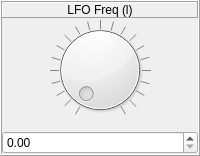
             <widget class="QFrame" name="frame_LFO_Freq">
              <property name="sizePolicy">
               <sizepolicy hsizetype="Preferred" vsizetype="Preferred">
                <horstretch>0</horstretch>
                <verstretch>0</verstretch>
               </sizepolicy>
              </property>
              <property name="minimumSize">
               <size>
                <width>50</width>
                <height>100</height>
               </size>
              </property>
              <property name="frameShape">
               <enum>QFrame::Box</enum>
              </property>
              <property name="frameShadow">
               <enum>QFrame::Raised</enum>
              </property>
              <layout class="QVBoxLayout" name="verticalLayout_18">
               <property name="spacing">
                <number>2</number>
               </property>
               <property name="sizeConstraint">
                <enum>QLayout::SetMaximumSize</enum>
               </property>
               <property name="leftMargin">
                <number>0</number>
               </property>
               <property name="topMargin">
                <number>0</number>
               </property>
               <property name="rightMargin">
                <number>0</number>
               </property>
               <property name="bottomMargin">
                <number>0</number>
               </property>
               <item>
                <widget class="QFrame" name="frame_Label_LFO_Freq">
                 <property name="frameShape">
                  <enum>QFrame::NoFrame</enum>
                 </property>
                 <property name="frameShadow">
                  <enum>QFrame::Raised</enum>
                 </property>
                 <layout class="QVBoxLayout" name="verticalLayout_14">
                  <property name="leftMargin">
                   <number>0</number>
                  </property>
                  <property name="topMargin">
                   <number>0</number>
                  </property>
                  <property name="rightMargin">
                   <number>0</number>
                  </property>
                  <property name="bottomMargin">
                   <number>0</number>
                  </property>
                  <item>
                   <widget class="QLabel" name="label_LFO_Freq">
                    <property name="font">
                     <font>
                      <pointsize>9</pointsize>
                     </font>
                    </property>
                    <property name="frameShape">
                     <enum>QFrame::Panel</enum>
                    </property>
                    <property name="frameShadow">
                     <enum>QFrame::Raised</enum>
                    </property>
                    <property name="text">
                     <string>LFO Freq (l)</string>
                    </property>
                    <property name="alignment">
                     <set>Qt::AlignCenter</set>
                    </property>
                   </widget>
                  </item>
                 </layout>
                </widget>
               </item>
               <item>
                <widget class="QFrame" name="frame_Dial_LFO_Freq">
                 <property name="sizePolicy">
                  <sizepolicy hsizetype="Preferred" vsizetype="Preferred">
                   <horstretch>0</horstretch>
                   <verstretch>0</verstretch>
                  </sizepolicy>
                 </property>
                 <property name="frameShape">
                  <enum>QFrame::NoFrame</enum>
                 </property>
                 <property name="frameShadow">
                  <enum>QFrame::Raised</enum>
                 </property>
                 <layout class="QVBoxLayout" name="verticalLayout_19">
                  <property name="leftMargin">
                   <number>0</number>
                  </property>
                  <property name="topMargin">
                   <number>0</number>
                  </property>
                  <property name="rightMargin">
                   <number>0</number>
                  </property>
                  <item>
                   <widget class="QDial" name="dial_LFO_Freq">
                    <property name="sizePolicy">
                     <sizepolicy hsizetype="Preferred" vsizetype="Preferred">
                      <horstretch>0</horstretch>
                      <verstretch>0</verstretch>
                     </sizepolicy>
                    </property>
                    <property name="cursor">
                     <cursorShape>OpenHandCursor</cursorShape>
                    </property>
                    <property name="minimum">
                     <number>0</number>
                    </property>
                    <property name="maximum">
                     <number>10000</number>
                    </property>
                    <property name="singleStep">
                     <number>1</number>
                    </property>
                    <property name="pageStep">
                     <number>10</number>
                    </property>
                    <property name="value">
                     <number>0</number>
                    </property>
                    <property name="tracking">
                     <bool>true</bool>
                    </property>
                    <property name="orientation">
                     <enum>Qt::Horizontal</enum>
                    </property>
                    <property name="invertedAppearance">
                     <bool>false</bool>
                    </property>
                    <property name="invertedControls">
                     <bool>false</bool>
                    </property>
                    <property name="wrapping">
                     <bool>false</bool>
                    </property>
                    <property name="notchTarget">
                     <double>50.000000000000000</double>
                    </property>
                    <property name="notchesVisible">
                     <bool>true</bool>
                    </property>
                   </widget>
                  </item>
                 </layout>
                </widget>
               </item>
               <item>
                <widget class="QDoubleSpinBox" name="doubleSpinBox_LFO_Freq">
                 <property name="sizePolicy">
                  <sizepolicy hsizetype="Preferred" vsizetype="Preferred">
                   <horstretch>0</horstretch>
                   <verstretch>0</verstretch>
                  </sizepolicy>
                 </property>
                 <property name="font">
                  <font>
                   <pointsize>9</pointsize>
                  </font>
                 </property>
                 <property name="wrapping">
                  <bool>false</bool>
                 </property>
                 <property name="frame">
                  <bool>true</bool>
                 </property>
                 <property name="buttonSymbols">
                  <enum>QAbstractSpinBox::UpDownArrows</enum>
                 </property>
                 <property name="accelerated">
                  <bool>true</bool>
                 </property>
                 <property name="keyboardTracking">
                  <bool>false</bool>
                 </property>
                 <property name="showGroupSeparator" stdset="0">
                  <bool>false</bool>
                 </property>
                 <property name="decimals">
                  <number>2</number>
                 </property>
                 <property name="minimum">
                  <double>0.000000000000000</double>
                 </property>
                 <property name="maximum">
                  <double>100.000000000000000</double>
                 </property>
                 <property name="singleStep">
                  <double>0.010000000000000</double>
                 </property>
                 <property name="value">
                  <double>0.000000000000000</double>
                 </property>
                </widget>
               </item>
              </layout>
             </widget>
